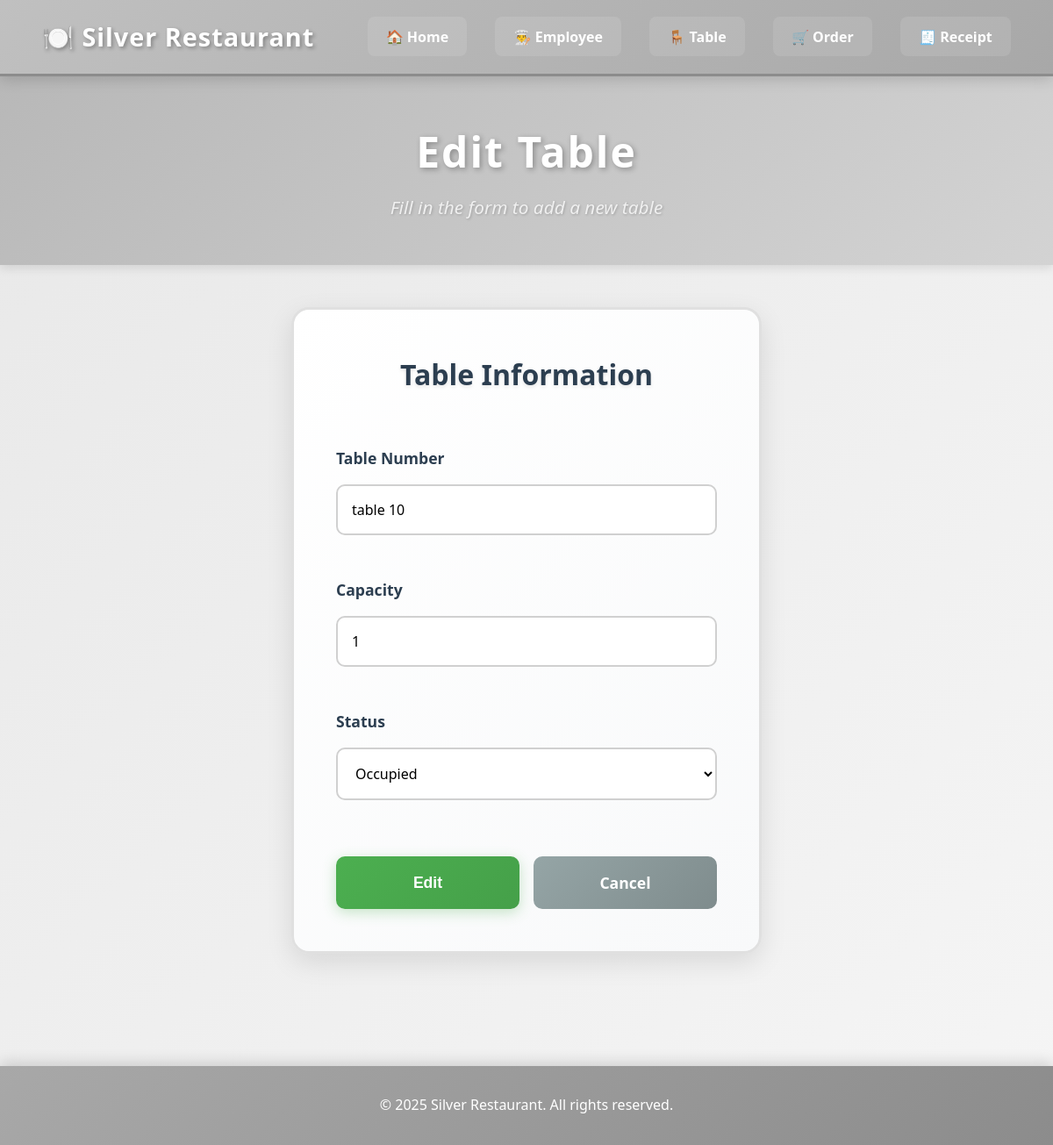
The page /updateTableUFrom.php?table_id=396 on the database as committed earlier.
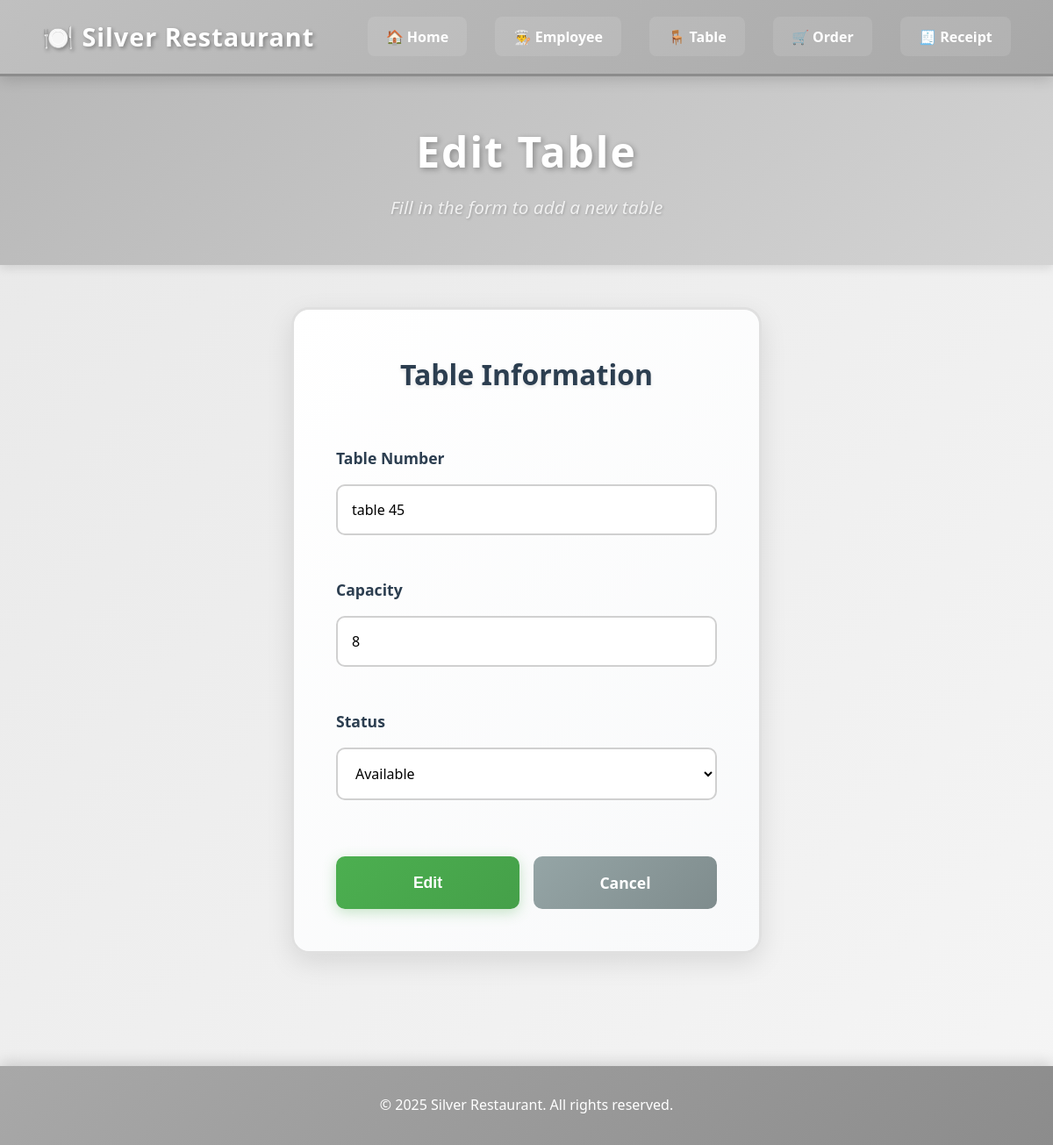
The same page on the database as committed later.
### tables this page shows
CREATE TABLE table_info (
    table_id INTEGER PRIMARY KEY AUTOINCREMENT,
    table_number TEXT NOT NULL,
    capacity INTEGER NOT NULL,
    status TEXT NOT NULL
);

### updateTableUFrom.php (the view, shortened to what this page needs)
<?php
require('DBConnect.php');
if (isset($_GET['table_id'])) {
    $table_id = $_GET['table_id'];
    $select_edit = $db->query("SELECT * FROM table_info WHERE table_id = $table_id");
    $select_edit->execute();
    $row = $select_edit->fetch(PDO::FETCH_ASSOC);
}
?>
<!DOCTYPE html>
<html lang="en">
<head>
    <link rel="stylesheet" href="ref.css">
    <link rel="stylesheet" href="updateTableUFrom.css">
</head>
<body>
    <nav class="navbar">
        <div class="nav-brand">
            <h1>🍽️ Silver Restaurant</h1>
        </div>
        <ul class="nav-menu">
            <li><a href="index.php">🏠 Home</a></li>
            <li><a href="employee.php">👨‍🍳 Employee</a></li>
            <li><a href="tableU.php">🪑 Table</a></li>
            <li><a href="order.php">🛒 Order</a></li>
            <li><a href="receipt.php">🧾 Receipt</a></li>
        </ul>
    </nav>
    <div class="hero-section">
        <h2 class="hero-title">Edit Table</h2>
        <p class="hero-subtitle">Fill in the form to add a new table</p>
    </div>
    <div class="form-wrapper">
        <div class="form-container">
            <form action="updateTableU.php" method="POST" class="add-form">
                <h2 class="form-title">Table Information</h2>
                <div class="form-group">
                    <label for="table_number">Table Number</label>
                    <input type="text" id="table_number" name="table_number" placeholder="e.g., Table 1"
                    value="<?php echo $row['table_number']; ?>" required>
                </div>
                <div class="form-group">
                    <label for="capacity">Capacity</label>
                    <input type="number" id="capacity" name="capacity" placeholder="Number of seats" min="1"
                    value="<?php echo $row['capacity']; ?>" required>
                </div>
                <div class="form-group">
                    <label for="status">Status</label>
                    <select id="status" name="status" required>
                        <option value="available" <?php echo ($row['status'] == 'available') ? 'selected' : ''; ?>>Available</option>
                        <option value="occupied" <?php echo ($row['status'] == 'occupied') ? 'selected' : ''; ?>>Occupied</option>
                    </select>
                </div>
                <div class="form-actions">
                    <button type="submit" name="btn_update" class="btn-submit">Edit</button>
                    <a href="tableU.php" class="btn-cancel">Cancel</a>
                </div>
            </form>
        </div>
    </div>
    <footer class="footer">
        <p>&copy; 2025 Silver Restaurant. All rights reserved.</p>
    </footer>
</body>
</html>

Rows that differ between the two databases and show on the page:
changed table_info: table_number "table 10" → "table 45"; capacity "1" → "8"; status "Occupied" → "Available"
